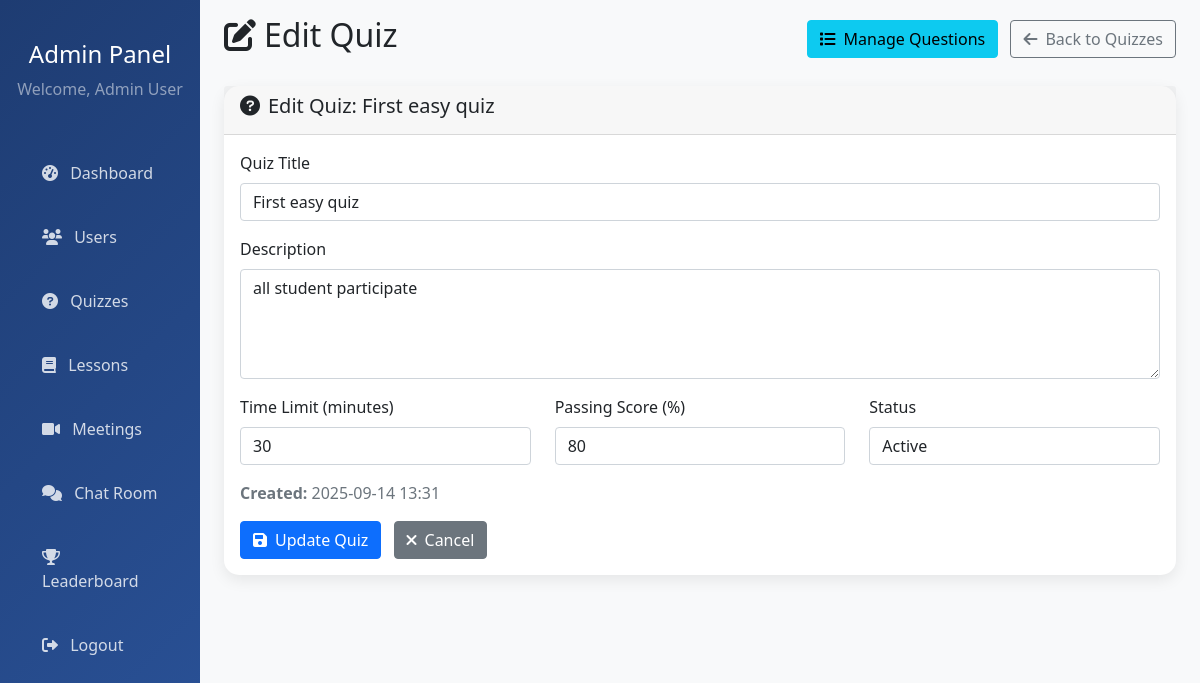
The app's page /admin/quiz_edit.php?id=7 (signed in) with its own data.
### tables this page shows
CREATE TABLE `quizzes` (
  `id` int(11) NOT NULL,
  `subject_id` int(11) DEFAULT NULL,
  `lesson_id` int(11) DEFAULT NULL,
  `title` varchar(200) NOT NULL,
  `description` text DEFAULT NULL,
  `time_limit` int(11) DEFAULT 30,
  `passing_score` int(11) DEFAULT 70,
  `total_questions` int(11) DEFAULT 0,
  `created_by` int(11) DEFAULT 1,
  `status` enum('active','inactive','pending','rejected') DEFAULT 'active',
  `created_at` timestamp NOT NULL DEFAULT current_timestamp(),
  `updated_at` timestamp NOT NULL DEFAULT current_timestamp() ON UPDATE current_timestamp()
);

### admin/quiz_edit.php (the view, shortened to what this page needs)
<?php
$host = 'localhost';
$username = 'root';
$password = '';
$database = 'learning_platform';
$conn = new mysqli($host, $username, $password, $database);
$quiz_id = isset($_GET['id']) ? intval($_GET['id']) : 0;
$quiz_query = $conn->prepare("SELECT * FROM quizzes WHERE id = ?");
$quiz_query->bind_param("i", $quiz_id);
$quiz_query->execute();
$quiz_result = $quiz_query->get_result();
$quiz = $quiz_result->fetch_assoc();
?>
<!DOCTYPE html>
<html lang="en">
<head>
    <link href="https://cdn.jsdelivr.net/npm/bootstrap@5.1.3/dist/css/bootstrap.min.css" rel="stylesheet">
    <link href="https://cdnjs.cloudflare.com/ajax/libs/font-awesome/6.0.0/css/all.min.css" rel="stylesheet">
</head>
<body>
    <div class="container-fluid">
        <div class="row">
            <nav class="col-md-2 d-md-block sidebar">
                <div class="position-sticky pt-3">
                    <div class="text-center py-4">
                        <h4 class="text-white">Admin Panel</h4>
                        <p class="text-white-50">Welcome, <?php echo $_SESSION['name']; ?></p>
                    </div>
                    <ul class="nav flex-column">
                        <li class="nav-item"><a class="nav-link" href="dashboard.php"><i class="fas fa-tachometer-alt me-2"></i> Dashboard</a></li>
                        <li class="nav-item"><a class="nav-link" href="users.php"><i class="fas fa-users me-2"></i> Users</a></li>
                        <li class="nav-item"><a class="nav-link" href="quizzes.php"><i class="fas fa-question-circle me-2"></i> Quizzes</a></li>
                        <li class="nav-item"><a class="nav-link" href="lessons.php"><i class="fas fa-book me-2"></i> Lessons</a></li>
                        <li class="nav-item"><a class="nav-link" href="meetings.php"><i class="fas fa-video me-2"></i> Meetings</a></li>
                        <li class="nav-item"><a class="nav-link" href="chatroom.php"><i class="fas fa-comments me-2"></i> Chat Room</a></li>
                        <li class="nav-item"><a class="nav-link" href="leaderboard.php"><i class="fas fa-trophy me-2"></i> Leaderboard</a></li>
                        <li class="nav-item"><a class="nav-link" href="../logout.php"><i class="fas fa-sign-out-alt me-2"></i> Logout</a></li>
                    </ul>
                </div>
            </nav>
            <main class="col-md-10 ms-sm-auto px-md-4">
                <div class="d-flex justify-content-between flex-wrap flex-md-nowrap align-items-center pt-3 pb-2 mb-3">
                    <h1 class="h2"><i class="fas fa-edit me-2"></i>Edit Quiz</h1>
                    <div>
                        <a href="quiz_questions.php?id=<?php echo $quiz_id; ?>" class="btn btn-info me-2">
                            <i class="fas fa-list me-2"></i>Manage Questions
                        </a>
                        <a href="quizzes.php" class="btn btn-outline-secondary">
                            <i class="fas fa-arrow-left me-2"></i>Back to Quizzes
                        </a>
                    </div>
                </div>
                <div class="card">
                    <div class="card-header">
                        <h5><i class="fas fa-question-circle me-2"></i>Edit Quiz: <?php echo htmlspecialchars($quiz['title']); ?></h5>
                    </div>
                    <div class="card-body">
                        <form method="POST">
                            <div class="row">
                                <div class="col-md-12">
                                    <div class="mb-3">
                                        <label for="title" class="form-label">Quiz Title</label>
                                        <input type="text" class="form-control" id="title" name="title" value="<?php echo htmlspecialchars($quiz['title']); ?>" required>
                                    </div>
                                </div>
                            </div>
                            <div class="row">
                                <div class="col-md-12">
                                    <div class="mb-3">
                                        <label for="description" class="form-label">Description</label>
                                        <textarea class="form-control" id="description" name="description" rows="4" required><?php echo htmlspecialchars($quiz['description']); ?></textarea>
                                    </div>
                                </div>
                            </div>
                            <div class="row">
                                <div class="col-md-4">
                                    <div class="mb-3">
                                        <label for="time_limit" class="form-label">Time Limit (minutes)</label>
                                        <input type="number" class="form-control" id="time_limit" name="time_limit" value="<?php echo $quiz['time_limit']; ?>" min="1" max="180">
                                    </div>
                                </div>
                                <div class="col-md-4">
                                    <div class="mb-3">
                                        <label for="passing_score" class="form-label">Passing Score (%)</label>
                                        <input type="number" class="form-control" id="passing_score" name="passing_score" value="<?php echo $quiz['passing_score']; ?>" min="1" max="100">
                                    </div>
                                </div>
                                <div class="col-md-4">
                                    <div class="mb-3">
                                        <label for="status" class="form-label">Status</label>
                                        <select class="form-control" id="status" name="status" required>
                                            <option value="active" <?php echo $quiz['status'] == 'active' ? 'selected' : ''; ?>>Active</option>
                                        </select>
                                    </div>
                                </div>
                            </div>
                            <div class="row">
                                <div class="col-md-12">
                                    <p class="text-muted">
                                        <strong>Created:</strong> <?php echo date('Y-m-d H:i', strtotime($quiz['created_at'])); ?>
                                    </p>
                                </div>
                            </div>
                            <div class="row">
                                <div class="col-md-12">
                                    <button type="submit" class="btn btn-primary me-2">
                                        <i class="fas fa-save me-2"></i>Update Quiz
                                    </button>
                                    <a href="quizzes.php" class="btn btn-secondary">
                                        <i class="fas fa-times me-2"></i>Cancel
                                    </a>
                                </div>
                            </div>
                        </form>
                    </div>
                </div>
            </main>
        </div>
    </div>
</body>
</html>

### admin/quiz_edit.php (style rules this page uses)
body { background-color: #f8f9fa; }
.sidebar { min-height: 100vh; background: linear-gradient(135deg, #1e3c72 0%, #2a5298 100%); }
.sidebar .nav-link { color: rgba(255, 255, 255, 0.8); padding: 15px 20px; margin: 5px 10px; border-radius: 8px; }
.card { border: none; border-radius: 15px; box-shadow: 0 5px 15px rgba(0, 0, 0, 0.08); }

### records on screen
quizzes: title "First easy quiz", description "all student participate", time_limit "30", passing_score "80", status "Active", created_at "2025-09-14 13:31"

### other values on screen
$_SESSION['name'] "Admin User"
